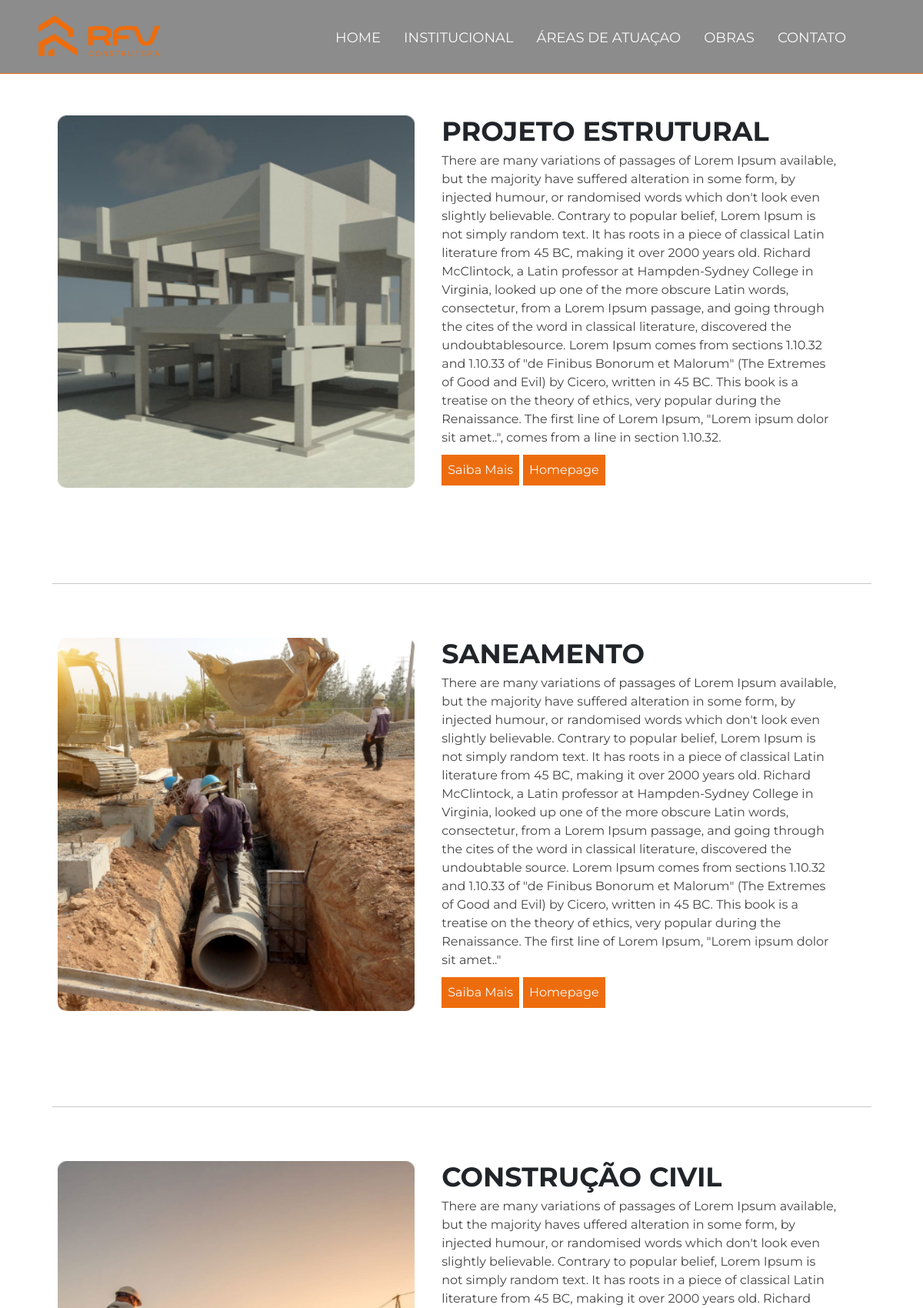
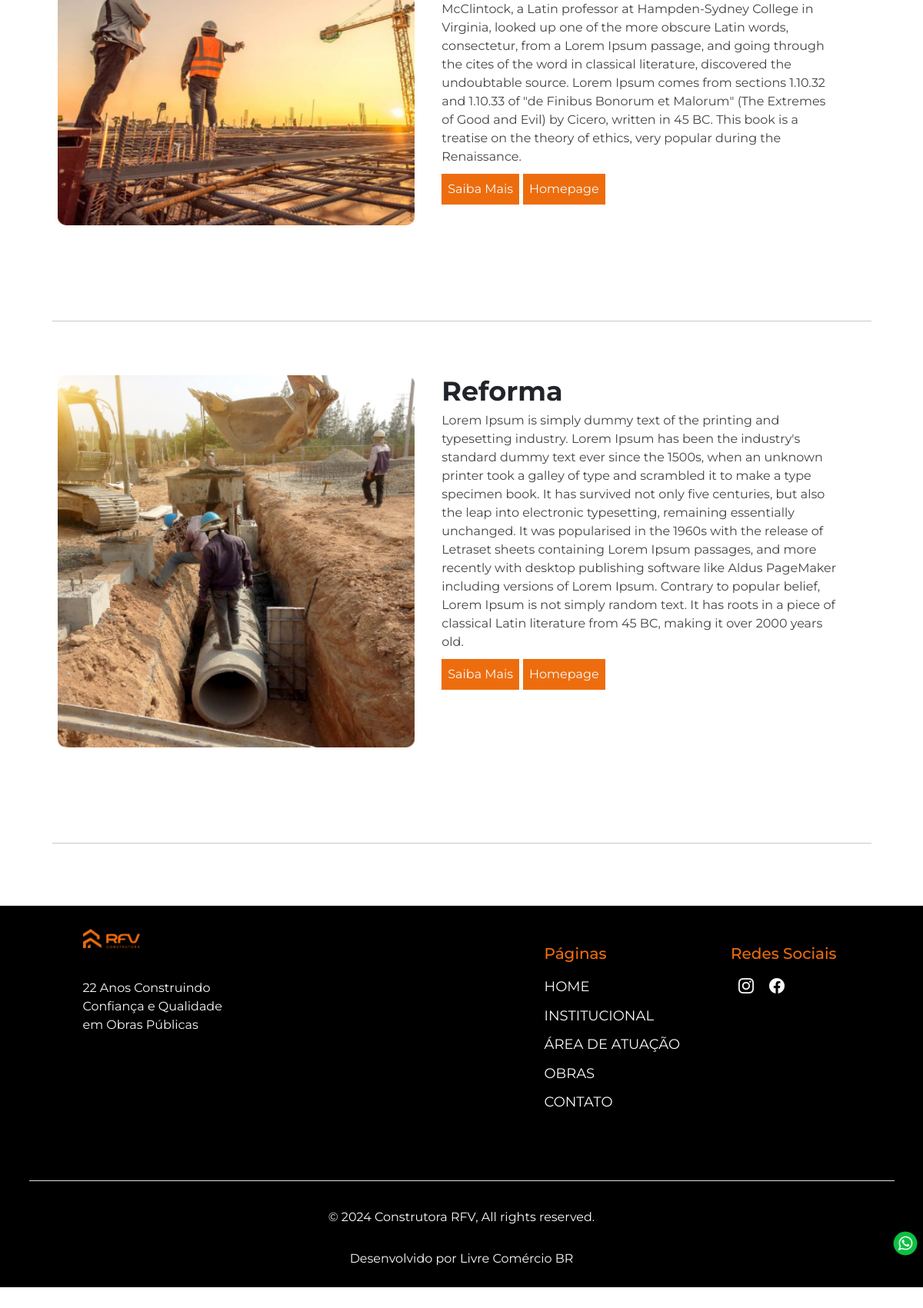
The page /areas_atuacao/ on the database its author committed (2 pictures, top to bottom).
### consultora_app/models.py (models this page shows, shortened)
class AreaAtuacao(models.Model):
    titulo = models.CharField(max_length=150)
    descricao = models.TextField()
    imagem = models.ImageField(upload_to="area_atuacao", blank=True, null=True)

### consultora_app/views.py (the view)
# urls.py: path('areas_atuacao/', areas_atuacao, name='areas_atuacao'),
def areas_atuacao(request):
    areas = AreaAtuacao.objects.all()
    return render(request, 'areas_atuacao.html', {"areas": areas})

### consultora_app/templates/areas_atuacao.html (shortened to what this page needs)
{% extends 'base.html' %}
{% load static %}
{% block body %}
<section class="section-area-atuacao">
    <div class="container">
        <div class="row  d-flex row-area-atuacao">
            {% for area in areas %}
            <div class="col-lg-6 align-items-center justify-content-center img-areas-atuacao">
                <img src="{{area.imagem.url}}" alt="construcao_civil" loading="lazy">
            </div>
            <div class="col-lg-6">
                <h2 class="titles-homepage">{{area.titulo}}</h2>
                <p>{{area.descricao}}</p>
                <button class="botao-area-atuacao">
                    <a href="{% url 'area_atuacao' area.id %}">Saiba
                        Mais</a></button>
                <button class="botao-area-atuacao">
                    <a href="{% url 'homepage' %}">Homepage</a></button>
            </div>
            <hr class="featurette-divider">
            {% endfor %}
        </div>
    </div>
</section>
{% endblock body %}

### templates/static/css/styles.css (style rules this page uses)
html, body { font-size: 62.5%; font-family: 'Montserrat', 'sans-serif'; width: 100%; overflow-x: hidden; }
* { margin: 0; padding: 0; box-sizing: border-box; }
.row { margin: 0; }
p, li { color: #444; font-size: 1.6rem; }
.botao-area-atuacao { background-color: #ED6D0E; color: #F9F9F9; padding: .8rem; border: none; }
.botao-area-atuacao a { text-decoration: none; font-size: 16px; color: #F9F9F9; }
.section-area-atuacao { max-height: 100%; }
.row-area-atuacao { margin-top: 5rem; padding-top: 10rem; margin-left: 1rem; margin-right: 1rem; }
.img-areas-atuacao img { width: 100%; height: 90%; }
.titles-homepage { font-size: 1.3rem; font-weight: 700; }
.featurette-divider { margin: 5rem 0; }
@media (min-width: 36rem) { .titles-homepage { font-size: 2rem; } }
@media (min-width: 48rem) { .titles-homepage { font-size: 2.5rem; } }
@media (min-width: 48rem) { .titles-homepage { font-size: 2.7rem; } }
@media (min-width: 62rem) { .titles-homepage { font-size: 3rem; } }
@media (min-width: 75rem) { .titles-homepage, .title-contato { font-size: 3.5rem; } }
@media (min-width: 30rem) { .row-area-atuacao { margin-left: 3rem; margin-right: 3rem; } }
@media (min-width: 30rem) { .img-areas-atuacao img { width: 100%; } }
@media (min-width: 62rem) { .row-area-atuacao { gap: 2rem; } }
@media (min-width: 62rem) { .img-areas-atuacao { width: 45%; } }

### rows shown on the page
AreaAtuacao: imagem (picture), titulo "PROJETO ESTRUTURAL", descricao "There are many variations of passages of Lorem Ipsum available, but the majority have suffered alteration in some form, by injected humour, or randomised words which don't look even slightly believable. Contrary to popular belief, Lorem Ipsum is not simply random text. It has roots in a piece of classical Latin literature from 45 BC, making it over 2000 years old. Richard McClintock, a Latin professor at Hampden-Sydney College in Virginia, looked up one of the more obscure Latin words, consectetur, from a Lorem Ipsum passage, and going through the cites of the word in classical literature, discovered the undoubtablesource. Lorem Ipsum comes from sections 1.10.32 and 1.10.33 of \"de Finibus…"
AreaAtuacao: imagem (picture), titulo "SANEAMENTO", descricao "There are many variations of passages of Lorem Ipsum available, but the majority have suffered alteration in some form, by injected humour, or randomised words which don't look even slightly believable. Contrary to popular belief, Lorem Ipsum is not simply random text. It has roots in a piece of classical Latin literature from 45 BC, making it over 2000 years old. Richard McClintock, a Latin professor at Hampden-Sydney College in Virginia, looked up one of the more obscure Latin words, consectetur, from a Lorem Ipsum passage, and going through the cites of the word in classical literature, discovered the undoubtable source. Lorem Ipsum comes from sections 1.10.32 and 1.10.33 of \"de Finibus…"
AreaAtuacao: imagem (picture), titulo "CONSTRUÇÃO CIVIL", descricao "There are many variations of passages of Lorem Ipsum available, but the majority haves uffered alteration in some form, by injected humour, or randomised words which don't look even slightly believable. Contrary to popular belief, Lorem Ipsum is not simply random text. It has roots in a piece of classical Latin literature from 45 BC, making it over 2000 years old. Richard McClintock, a Latin professor at Hampden-Sydney College in Virginia, looked up one of the more obscure Latin words, consectetur, from a Lorem Ipsum passage, and going through the cites of the word in classical literature, discovered the undoubtable source. Lorem Ipsum comes from sections 1.10.32 and 1.10.33 of \"de Finibus…"
AreaAtuacao: imagem (picture), titulo "Reforma", descricao "Lorem Ipsum is simply dummy text of the printing and typesetting industry. Lorem Ipsum has been the industry's standard dummy text ever since the 1500s, when an unknown printer took a galley of type and scrambled it to make a type specimen book. It has survived not only five centuries, but also the leap into electronic typesetting, remaining essentially unchanged. It was popularised in the 1960s with the release of Letraset sheets containing Lorem Ipsum passages, and more recently with desktop publishing software like Aldus PageMaker including versions of Lorem Ipsum. Contrary to popular belief, Lorem Ipsum is not simply random text. It has roots in a piece of classical Latin literature…"
